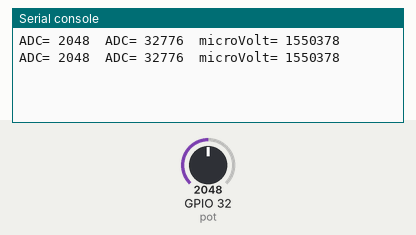
Bench run of a program on a simulated ESP32 board running MicroPython. Shown: the last lines printed to the serial console. Inputs (shaded band) come from the test bench; at power-on: GPIO 32 (pot) = 2048 (analog values on the 0–4095 scale).

Above: at 1.2 s.
1.3 s: GPIO 32 (pot) set to 2866
At 2.6 s:
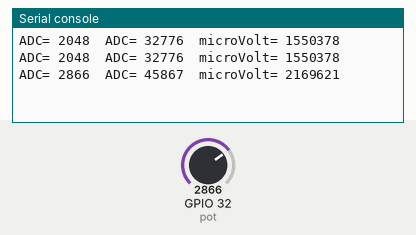
2.8 s: GPIO 32 (pot) set to 3603
At 3.6 s:
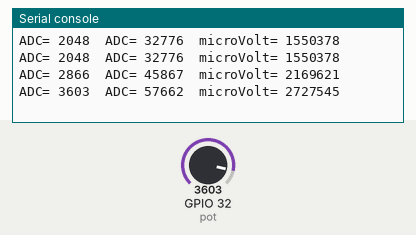
Timing chart, 0 to 5.8 s (numbered marks = the images above; inputs shaded):
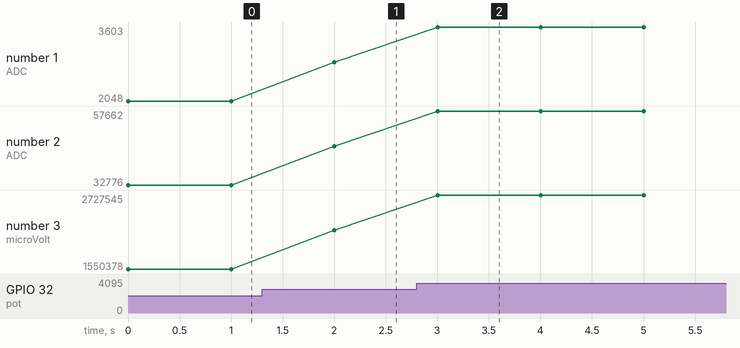

The program:

Simple_ADC.py
```python
from machine import ADC, Pin
from utime import sleep

#Constant
POT_PIN = const (32)		# ADC1 is GPIO 32 (32-39)


# global variables


# setup
pot = ADC(Pin(POT_PIN, Pin.IN))
pot.atten(ADC.ATTN_11DB)       #Full range: 3.3v

# Loop
while True:
    pot_value = pot.read()				#range 0-4095
    pot_value_65535 = pot.read_u16() 	# range 0-65535
    microV_value = pot.read_uv()		#read an analog value in microvolt
    print ("ADC=",pot_value, " ADC=",pot_value_65535, " microVolt=",microV_value)
    sleep (1)
```

Measured:
- after the input at 1.3 s, the serial console: prints a new line after 0.70 s (image 1)
- after the input at 2.8 s, the serial console: prints a new line after 0.20 s (image 2)
- plotted number 1: 2048 → 2866 after the input at 1.3 s, 2866 → 3603 after the input at 2.8 s
- plotted number 2: 32776 → 45867 after the input at 1.3 s, 45867 → 57662 after the input at 2.8 s
- plotted number 3: 1550378 → 2169621 after the input at 1.3 s, 2169621 → 2727545 after the input at 2.8 s
